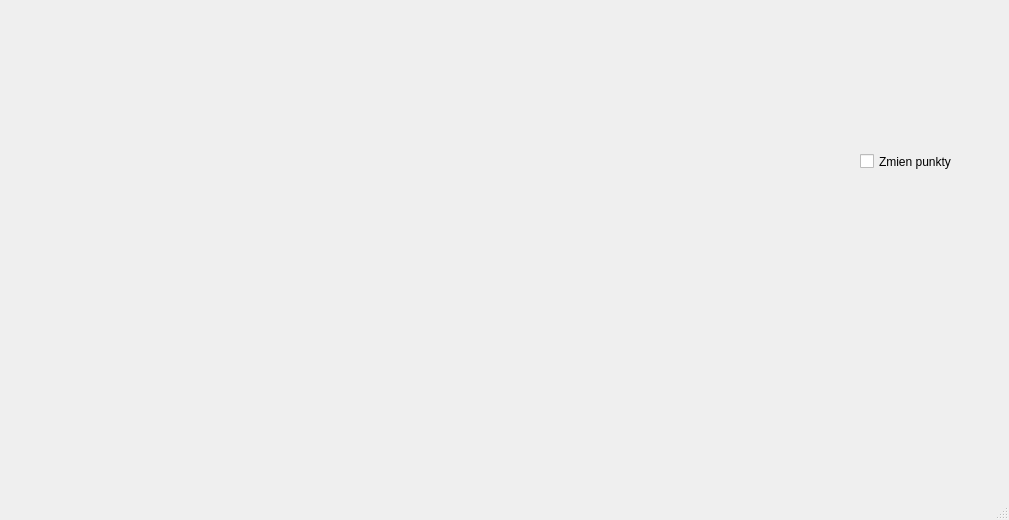
<?xml version="1.0" encoding="UTF-8"?>
<ui version="4.0">
 <class>MainWindow</class>
 <widget class="QMainWindow" name="MainWindow">
  <property name="geometry">
   <rect>
    <x>0</x>
    <y>0</y>
    <width>1009</width>
    <height>520</height>
   </rect>
  </property>
  <property name="windowTitle">
   <string>MainWindow</string>
  </property>
  <widget class="QWidget" name="centralWidget">
   <widget class="myWidget" name="widget" native="true">
    <property name="geometry">
     <rect>
      <x>30</x>
      <y>30</y>
      <width>781</width>
      <height>421</height>
     </rect>
    </property>
   </widget>
   <widget class="QCheckBox" name="changePointsPositionChB">
    <property name="geometry">
     <rect>
      <x>860</x>
      <y>150</y>
      <width>141</width>
      <height>23</height>
     </rect>
    </property>
    <property name="text">
     <string>Zmien punkty</string>
    </property>
   </widget>
  </widget>
  <widget class="QStatusBar" name="statusBar"/>
 </widget>
 <layoutdefault spacing="6" margin="11"/>
 <customwidgets>
  <customwidget>
   <class>myWidget</class>
   <extends>QWidget</extends>
   <header location="global">mywidget.h</header>
   <container>1</container>
  </customwidget>
 </customwidgets>
 <resources/>
 <connections/>
</ui>
